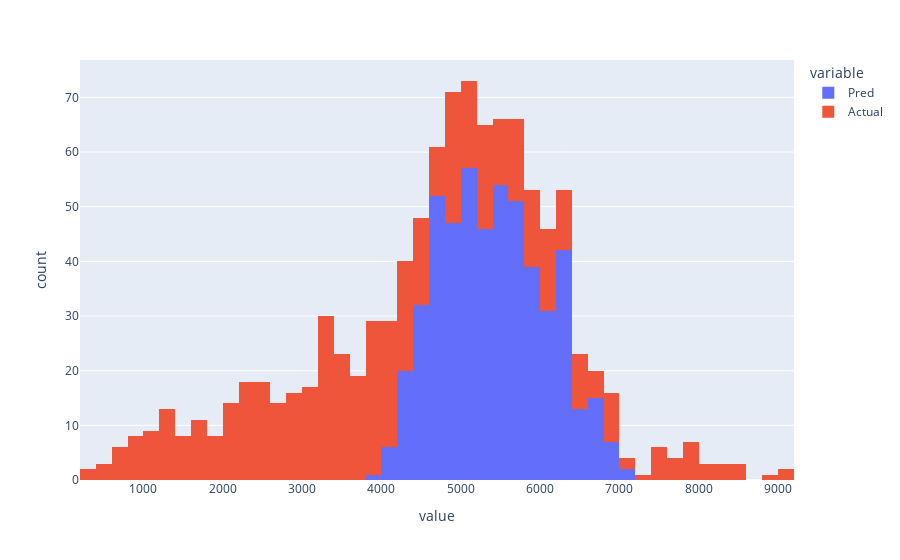

Notebook code cell kept with this figure:
### Code cell
prob_data = pd.DataFrame({"Actual" : y_test,
                          "Pred" : pred})

prob_data2 = prob_data[prob_data.Actual < 10000]
fig = px.histogram(prob_data2, x=["Pred","Actual"])
fig.show()

### Figure 1 — Plotly figure (JSON) as saved in the notebook; plotly's stock layout.template omitted (floating-point values rounded to 4 significant figures; data arrays with more than 128 entries replaced by an {"elided": "..."} marker saying what was removed)
{"data": [{"alignmentgroup": "True", "bingroup": "x", "hovertemplate": "variable=Pred<br>value=%{x}<br>count=%{y}<extra></extra>", "legendgroup": "Pred", "marker": {"color": "#636efa", "pattern": {"shape": ""}}, "name": "Pred", "offsetgroup": "Pred", "orientation": "v", "showlegend": true, "type": "histogram", "x": {"elided": "515 float values"}, "xaxis": "x", "yaxis": "y"}, {"alignmentgroup": "True", "bingroup": "x", "hovertemplate": "variable=Actual<br>value=%{x}<br>count=%{y}<extra></extra>", "legendgroup": "Actual", "marker": {"color": "#EF553B", "pattern": {"shape": ""}}, "name": "Actual", "offsetgroup": "Actual", "orientation": "v", "showlegend": true, "type": "histogram", "x": {"elided": "515 float values"}, "xaxis": "x", "yaxis": "y"}], "layout": {"autosize": true, "barmode": "relative", "legend": {"title": {"text": "variable"}, "tracegroupgap": 0}, "margin": {"t": 60}, "xaxis": {"anchor": "y", "autorange": true, "domain": [0, 1], "range": [200, 9200], "title": {"text": "value"}, "type": "linear"}, "yaxis": {"anchor": "x", "autorange": true, "domain": [0, 1], "range": [0, 76.84], "title": {"text": "count"}}}}
